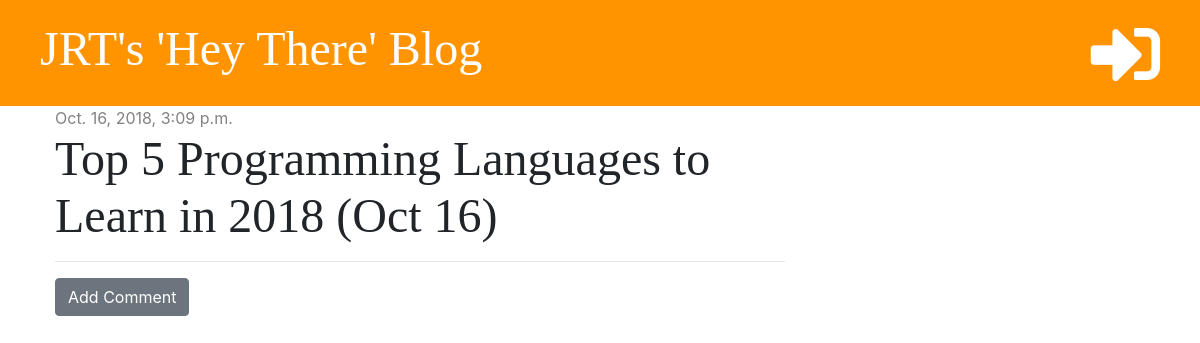
/post/2/, run on an earlier commit of the app's database.
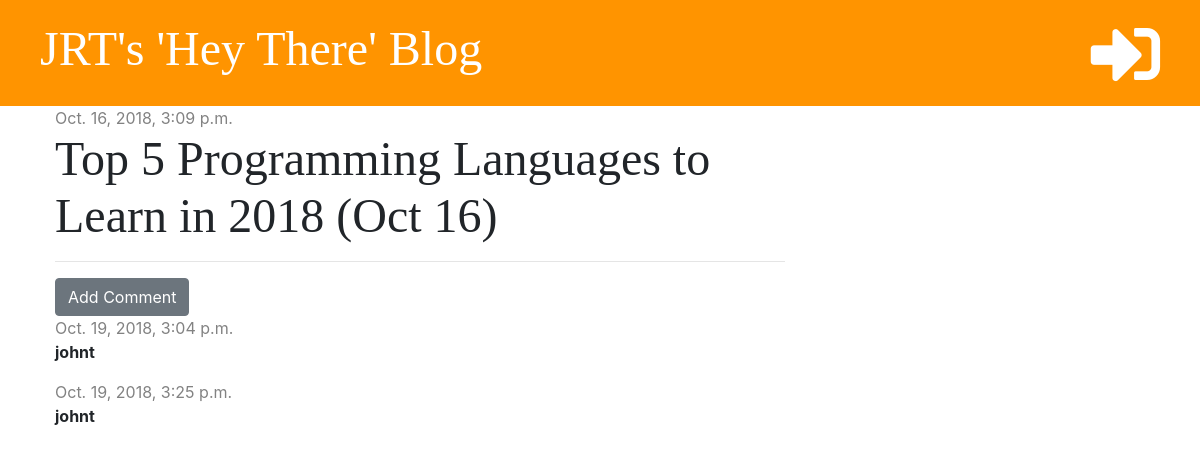
And on a later commit of the database.
### blog/models.py (models this page shows, shortened)
class Comment(models.Model):
    post = models.ForeignKey('blog.Post', on_delete=models.CASCADE, related_name='comments')
    author = models.CharField(max_length=200)
    text = models.TextField()
    created_date = models.DateTimeField(default=timezone.now)
    approved = models.BooleanField(default=False)

### blog/views.py (the view)
# urls.py: path('post/<int:pk>/', views.post_detail, name='post_detail'),
def post_detail(request, pk):
    post = get_object_or_404(Post, pk=pk)
    stuff_for_front_end = {'post': post}
    return render(request, 'blog/post_detail.html', stuff_for_front_end)

### blog/templatetags/markdownify.py (called while the page is built)
@register.filter
def markdown(value):
    renderer = HighlightRenderer()
    markdown = mistune.Markdown(renderer=renderer)
    return markdown(value)

### blog/templates/blog/post_detail.html (shortened to what this page needs)
{% extends 'blog/base.html' %}
{% load markdownify %}
{% block content %}
    <div class="post">
        {% if post.published_date %}
            <div class="date">
                {{ post.published_date }}
            </div>
            {% else %}
        <a href="{% url 'post_publish' pk=post.pk %}" class="btn btn-primary">Publish</a>
        {% endif %}
        <h1>{{ post.title }}</h1>
        <hr>
        <a href="{% url 'add_comment_to_post' pk=post.pk %}" class="btn btn-secondary">Add Comment</a>
        {% for comment in post.comments.all %}
            {% if user.is_authenticated or comment.approved %}
                <div class="comment">
                    <div class="date">
                        {{ comment.created_date }}
                    </div>
                    <strong>{{ comment.author }}</strong>
                    </div>
            {% endif %}
        {% empty %}
            <p>No comments yet...</p>
        {% endfor %}
    </div>
{% endblock %}

What changed in the data, as far as the page shows it:
now on this page (row edited): Comment: created_date "Oct. 19, 2018, 3:04 p.m.", author "johnt"
now on this page (row edited): Comment: created_date "Oct. 19, 2018, 3:25 p.m.", author "johnt"
